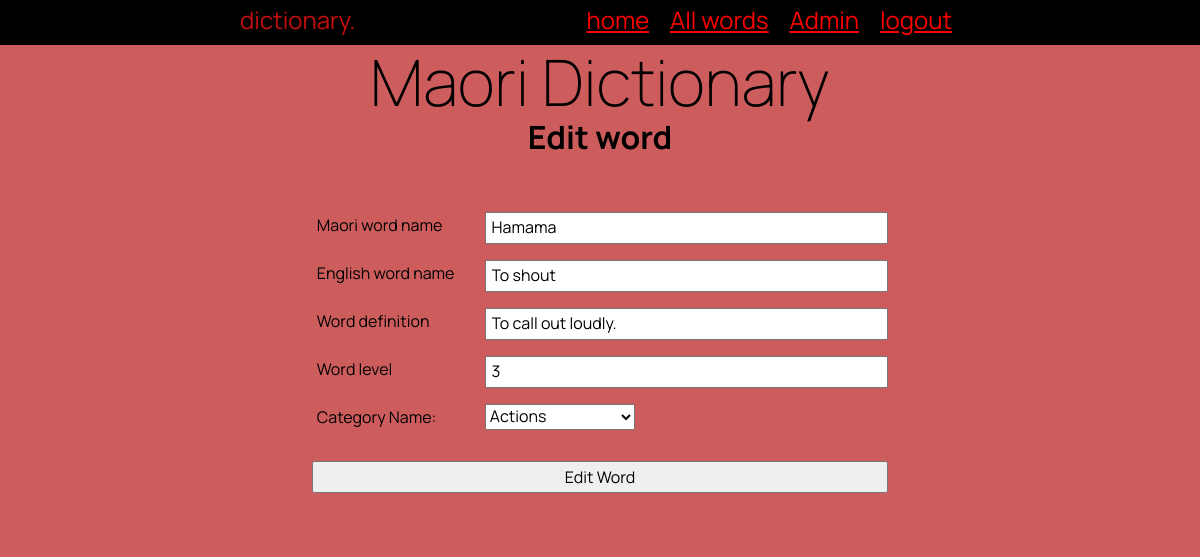
Page /edit/1 (signed in) on the committed database.
### tables this page shows
CREATE TABLE "Dictionary"
(
    word_id    INTEGER
        constraint maori_words_pk
            primary key autoincrement,
    Maori      varchar(100),
    English    varchar(100),
    Definition varchar(100),
    level      INTEGER,
    image      varchar(15),
    cat_id_fk  INTEGER
        constraint cat_id_fk
            references category (""),
    user_id_fk INTEGER
        constraint user_id_fk
            references user (""),
    entry_date date
);

CREATE TABLE "category"
(
    cat_id        integer
        constraint category_pk
            primary key autoincrement
        constraint category_pk_2
            unique,
    category_name varchar(100)
);

### app.py (the view, shortened to what this page needs)
@app.route('/edit/<word_id>', methods=['GET', 'POST'])
def edit_word(word_id):
    if is_logged_in() and is_teacher():
        about_word = get_list(
            "SELECT Maori, English, Definition, level, cat_id_fk"
            " FROM Dictionary m "
            "INNER JOIN category c ON m.cat_id_fk = c.cat_id WHERE word_id=?", (word_id,))
        about_word = about_word[0]
        category_list = get_list("SELECT cat_id, category_name FROM category", "")
    else:
        return redirect('/?message=Need+to+be+teacher.')
    return render_template('edit.html', logged_in=is_logged_in(), word_detail=about_word, word_id=word_id,
                           categories=category_list, is_teacher=is_teacher())

### app.py (called while the page is built)
def get_list(query, params):
    with create_connection(DATABASE) as con:
        cur = con.cursor()
        if params == "":
            cur.execute(query)
        else:
            cur.execute(query, params)
        query_list = cur.fetchall()
    return query_list

def create_connection(db_file):
    try:
        connection = sqlite3.connect(db_file)
        print("Connection to database successful.")
        return connection
    except Error as e:
        print("Error connecting to database:", e)
        return None

def is_logged_in():
    if session.get('email') is None:
        return False
    else:
        return True

def is_teacher():
    return session.get('is_teacher') == 1

### templates/edit.html
{% extends "base.html" %}
{% block pageheading %}
{% if word_detail == None %}
    Add
{% else %}
    Edit
{% endif %}
word
{% endblock %}
{% block main %}
<form class="myform" method="post" action="/edit/{{ word_id }}" >
    <div class="form-group">
        <div class="form-label"><label for="Maori"> Maori word name</label> </div>
        <div class="form-element"><input type="text" name="Maori" id="Maori"  maxlength="100"{% if word_detail != None %} value="{{ word_detail[0] }}" {% endif %} required></div>
    </div>
    <div class="form-group">
        <div class="form-label"><label for="English"> English word name</label> </div>
        <div class="form-element"><input type="text" name="English" id="English"  maxlength="100" {% if word_detail != None %} value="{{ word_detail[1] }}" {% endif %} required></div>
    </div>
    <div class="form-group">
        <div class="form-label"><label for="Definition"> Word definition</label> </div>
        <div class="form-element"><input type="text" name="Definition" id="Definition"  maxlength="100" {% if word_detail != None %} value="{{ word_detail[2] }}" {% endif %} required></div>
    </div>
    <div class="form-group">
        <div class="form-label"><label for="level"> Word level</label> </div>
        <div class="form-element"><input type="number" name="level" id="level" min="1" max="10"{% if word_detail != None %} value="{{ word_detail[3] }}" {% endif %} required></div>
    </div>
    <div class="form-group">
        <div class="form-label"><label for="cat_id">Category Name:</label></div>
        <div class="form-element">
            <select id="cat_id" name="cat_id">
                {% for category in categories %}
                    <option value="{{ category[0] }}" {% if word_detail != None and word_detail[4] == category[0] %}selected{% endif %}>{{ category[1] }}</option>
                {% endfor %}
            </select>
        </div>
    </div>
    <div class="form-group">
        <div class="form-label"></div>
        <div class="form-button"><input type="submit" value="{% if word_detail == None %}Add{% else %}Edit{% endif %} Word"></div>
    </div>
</form>
{% endblock %}

### static/style.css (style rules this page uses)
* { font-family: 'Manrope', sans-serif; padding: 0; margin: 0; box-sizing: border-box; }
body { background-color: indianred; }
.myform { width: 80%; margin: auto; padding-bottom: 1rem; margin-bottom: 20px; display: block; }
.form-group { padding-top: 3rem; }
.form-label { width: 30%; float: left; padding: 0.3rem; }
.form-element { width: 70%; float: left; }
.form-group input { padding: 0.3rem; width: 100%; }

### rows in the picture
Dictionary: Maori "Hamama", English "To shout", Definition "To call out loudly.", level "3", cat_id "Actions"
